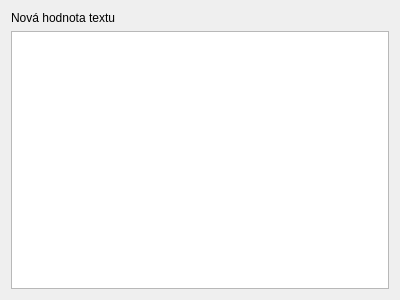
<?xml version="1.0" encoding="UTF-8"?>
<ui version="4.0">
 <class>qf::gui::reports::ItemValueEditorWidget</class>
 <widget class="QWidget" name="qf::gui::reports::ItemValueEditorWidget">
  <property name="geometry">
   <rect>
    <x>0</x>
    <y>0</y>
    <width>400</width>
    <height>300</height>
   </rect>
  </property>
  <property name="windowTitle">
   <string>Form</string>
  </property>
  <layout class="QVBoxLayout" name="verticalLayout">
   <item>
    <widget class="QLabel" name="label">
     <property name="text">
      <string>Nová hodnota textu</string>
     </property>
    </widget>
   </item>
   <item>
    <widget class="QPlainTextEdit" name="edText"/>
   </item>
  </layout>
 </widget>
 <resources/>
 <connections/>
</ui>
